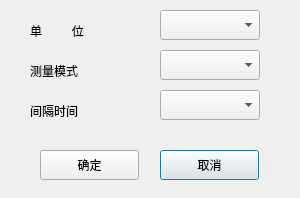
<?xml version="1.0" encoding="UTF-8"?>
<ui version="4.0">
 <class>Dlg_set_nibp</class>
 <widget class="QDialog" name="Dlg_set_nibp">
  <property name="geometry">
   <rect>
    <x>0</x>
    <y>0</y>
    <width>300</width>
    <height>198</height>
   </rect>
  </property>
  <property name="windowTitle">
   <string>无创血压设置</string>
  </property>
  <widget class="QLabel" name="label_7">
   <property name="geometry">
    <rect>
     <x>30</x>
     <y>100</y>
     <width>71</width>
     <height>21</height>
    </rect>
   </property>
   <property name="text">
    <string>间隔时间</string>
   </property>
  </widget>
  <widget class="QComboBox" name="m_cmbb_celiangmoshi">
   <property name="geometry">
    <rect>
     <x>160</x>
     <y>50</y>
     <width>100</width>
     <height>30</height>
    </rect>
   </property>
   <property name="maxVisibleItems">
    <number>3</number>
   </property>
  </widget>
  <widget class="QLabel" name="label">
   <property name="geometry">
    <rect>
     <x>30</x>
     <y>20</y>
     <width>71</width>
     <height>21</height>
    </rect>
   </property>
   <property name="text">
    <string>单         位</string>
   </property>
  </widget>
  <widget class="QPushButton" name="m_btn_cancel">
   <property name="geometry">
    <rect>
     <x>160</x>
     <y>150</y>
     <width>99</width>
     <height>30</height>
    </rect>
   </property>
   <property name="text">
    <string>取消</string>
   </property>
  </widget>
  <widget class="QComboBox" name="m_cmbb_unit">
   <property name="geometry">
    <rect>
     <x>160</x>
     <y>10</y>
     <width>100</width>
     <height>30</height>
    </rect>
   </property>
   <property name="maxVisibleItems">
    <number>2</number>
   </property>
  </widget>
  <widget class="QLabel" name="label_4">
   <property name="geometry">
    <rect>
     <x>30</x>
     <y>60</y>
     <width>71</width>
     <height>21</height>
    </rect>
   </property>
   <property name="text">
    <string>测量模式</string>
   </property>
  </widget>
  <widget class="QComboBox" name="m_cmbb_interval">
   <property name="geometry">
    <rect>
     <x>160</x>
     <y>90</y>
     <width>100</width>
     <height>30</height>
    </rect>
   </property>
   <property name="maxVisibleItems">
    <number>14</number>
   </property>
  </widget>
  <widget class="QPushButton" name="m_btn_ok">
   <property name="geometry">
    <rect>
     <x>40</x>
     <y>150</y>
     <width>99</width>
     <height>30</height>
    </rect>
   </property>
   <property name="text">
    <string>确定</string>
   </property>
  </widget>
 </widget>
 <resources/>
 <connections/>
</ui>
